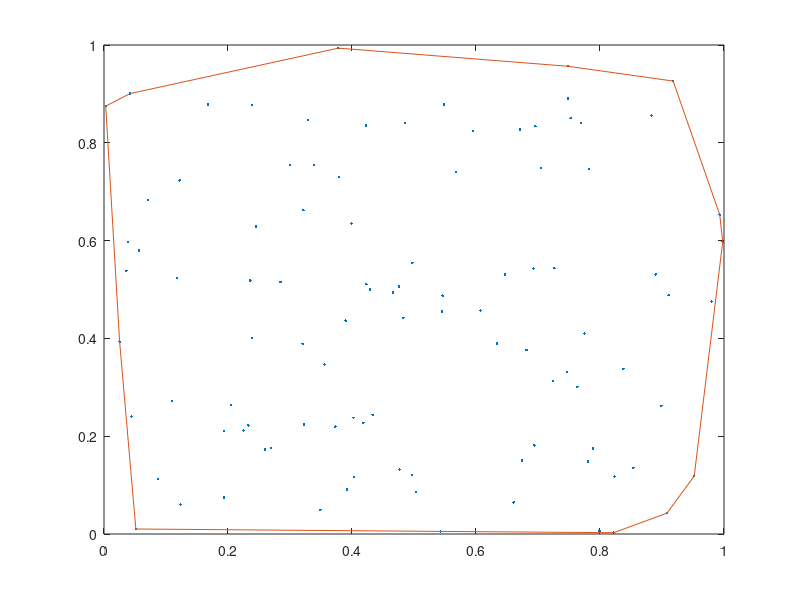

MATLAB code for this plot:
% Main execution file

% For the moment, all of the code will be in this file

n_points = 100;

% TODO: load data from a file
points_x = rand(n_points, 1);
points_y = rand(n_points, 1);

% K-means algorithm

k = 3; % number of clusters

centroids_x = rand(k, 1);
centroids_y = rand(k, 1);



%

convhull_indexes = convhull(points_x, points_y);

plot(points_x, points_y, '.')

hold on

plot(points_x(convhull_indexes), points_y(convhull_indexes))

hold off
